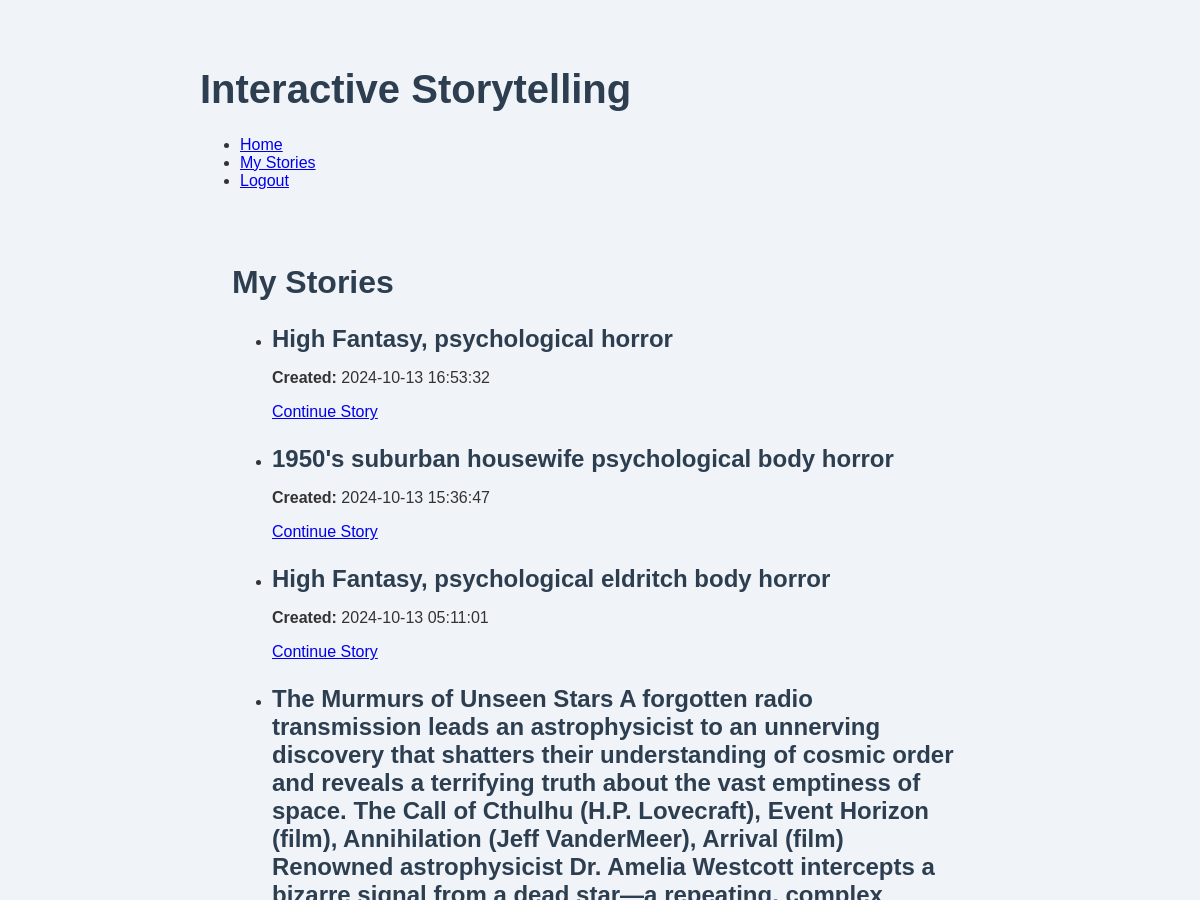
/my_stories (signed in, upper part), run on an earlier commit of the app's database.
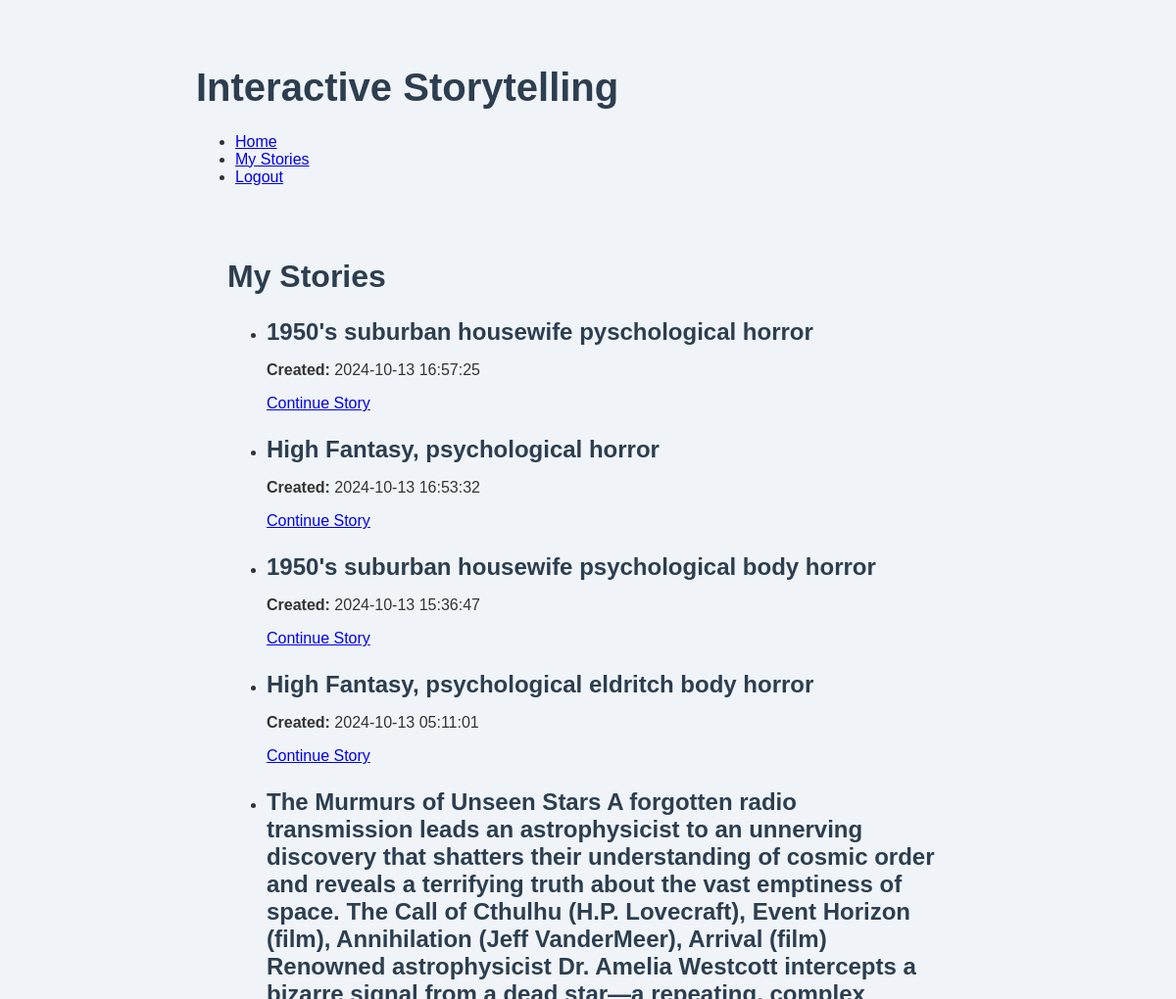
And on a later commit of the database.
### models.py (models this page shows)
class Story(db.Model):
    id = db.Column(db.Integer, primary_key=True)
    user_id = db.Column(db.Integer, db.ForeignKey('user.id'), nullable=False)
    topic = db.Column(db.String(200), nullable=False)
    book_spec = db.Column(db.Text, nullable=True)
    outline = db.Column(db.Text, nullable=True)
    created_at = db.Column(db.DateTime, default=datetime.utcnow)
    user = db.relationship('User', backref=db.backref('stories', lazy=True))

### routes.py (the view)
@main_bp.route('/my_stories')
def my_stories():
    if 'user_id' not in session:
        flash('You must be logged in to view your stories.')
        return redirect(url_for('main.login'))
    user = User.query.get(session['user_id'])
    stories = Story.query.filter_by(user_id=user.id).order_by(Story.created_at.desc()).all()
    return render_template('my_stories.html', stories=stories)

### templates/my_stories.html (shortened to what this page needs)
{% extends "base.html" %}
{% block content %}
<div class="container">
    <h2>My Stories</h2>
    {% if stories %}
        <ul class="list-group">
        {% for story in stories %}
            <li class="list-group-item">
                <h3>{{ story.topic }}</h3>
                <p><strong>Created:</strong> {{ story.created_at.strftime('%Y-%m-%d %H:%M:%S') }}</p>
                <a href="{{ url_for('main.continue_story', story_id=story.id) }}" class="btn btn-primary">Continue Story</a>
            </li>
        {% endfor %}
        </ul>
    {% else %}
        <p>You haven't created any stories yet.</p>
    {% endif %}
</div>
{% endblock %}

### templates/base.html (shortened to what this page needs)
<!DOCTYPE html>
<html lang="en">
<head>
    <link rel="stylesheet" href="{{ url_for('static', filename='css/styles.css') }}">
</head>
<body>
    <div class="container">
        <header>
            <h1>Interactive Storytelling</h1>
            <nav>
                <ul>
                    <li><a href="{{ url_for('main.index') }}">Home</a></li>
                    {% if 'user_id' in session %}
                        <li><a href="{{ url_for('main.my_stories') }}">My Stories</a></li>
                        <li><a href="{{ url_for('main.logout') }}">Logout</a></li>
                    {% else %}
                        <li><a href="{{ url_for('main.login') }}">Login</a></li>
                        <li><a href="{{ url_for('main.register') }}">Register</a></li>
                    {% endif %}
                </ul>
            </nav>
        </header>
        <main>
            {% block content %}{% endblock %}
        </main>
    </div>
</body>
</html>

### static/css/styles.css (style rules this page uses)
body { font-family: 'Arial', sans-serif; background-color: #f0f4f8; color: #333; }
.container { max-width: 800px; margin: 0 auto; padding: 2rem; }
h1, h2, h3 { color: #2c3e50; }
h1 { font-size: 2.5rem; margin-bottom: 1.5rem; }
h2 { font-size: 2rem; margin-bottom: 1rem; }
h3 { font-size: 1.5rem; margin-bottom: 0.5rem; }

What changed in the data, as far as the page shows it:
added Story: topic "1950's suburban housewife pyschological horror", created_at "2024-10-13 16:57:25"
